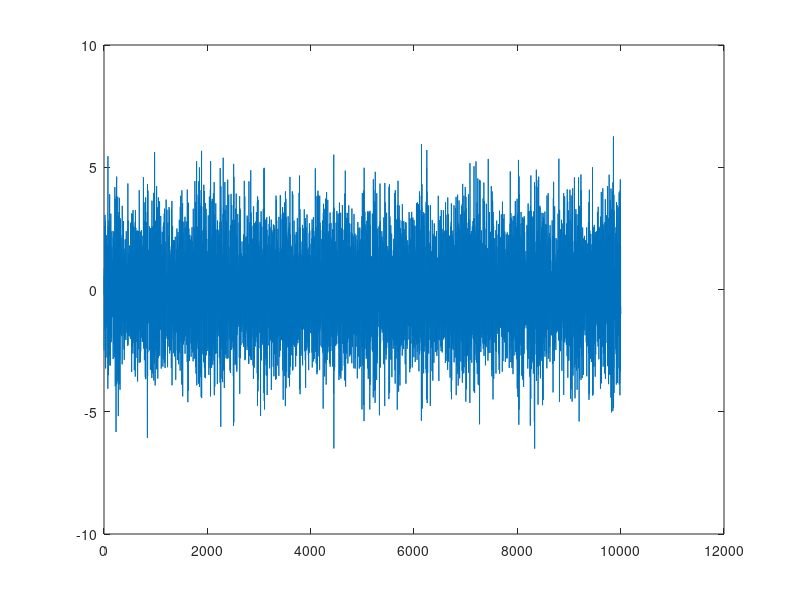

Write MATLAB code to recreate this figure. (Note: this script raises an error after producing the figure.)
%% Task 1
N = 10000;
extraN = 100;
e = randn(extraN + N,1);

A = [1 -0.5 0.7];
C = [1 zeros(1,10) -0.7];

y = filter( C, A, e );     y = y(extraN:end);

plot(y)
plotACFnPACF(y,50,"SARIMA(s = 12)");


%% Task 2
plot(svedala)


plotACFnPACF(svedala, 100, "Svedala")










